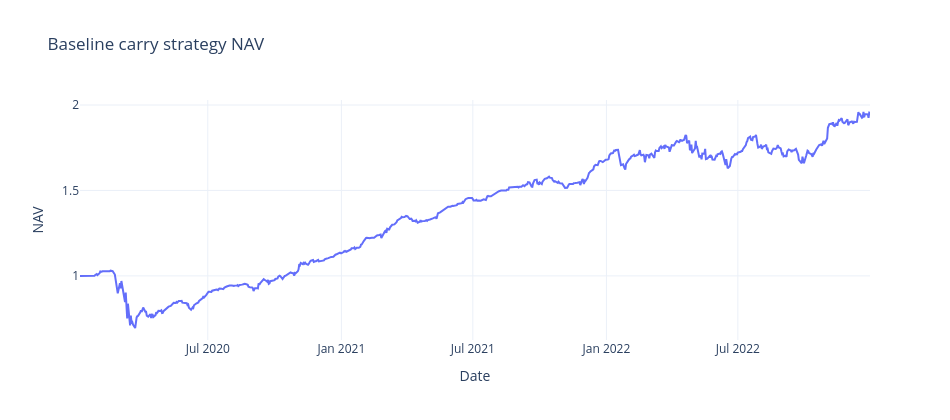

The notebook cell saved with this chart:
### Markdown cell above
## 2. Baseline Strategy

We first show that the carry strategy exists on its own before adding any volatility timing overlay.

### Code cell
def compute_performance_metrics(nav_df):
    returns = nav_df['NAV'].pct_change().dropna()
    annualized_return = returns.mean() * 252
    annualized_volatility = returns.std(ddof=1) * (252 ** 0.5)

    q = int(min(21, max(1, len(returns) // 10))) if len(returns) > 1 else 1
    rho_sum = 0.0
    for k in range(1, q + 1):
        rho_k = returns.autocorr(lag=k)
        if pd.notna(rho_k):
            rho_sum += (1 - k / (q + 1)) * rho_k
    lo_scale = (1 + 2 * rho_sum) ** 0.5 if (1 + 2 * rho_sum) > 0 else float('nan')
    daily_sharpe = returns.mean() / returns.std(ddof=1) if returns.std(ddof=1) != 0 else float('nan')
    sharpe = daily_sharpe * (252 ** 0.5) / lo_scale if pd.notna(lo_scale) and lo_scale != 0 else float('nan')

    cumulative_nav = (1 + returns).cumprod()
    drawdown = cumulative_nav / cumulative_nav.cummax() - 1
    max_drawdown = drawdown.min()
    calmar = annualized_return / abs(max_drawdown) if max_drawdown != 0 else float('inf')
    return pd.Series({
        'annualized_return': annualized_return,
        'annualized_volatility': annualized_volatility,
        'sharpe': sharpe,
        'max_drawdown': max_drawdown,
        'calmar': calmar,
        'nav_end': nav_df['NAV'].iloc[-1],
    })

baseline = BacktesterBidAskFromData(positions).compute_backtest()
fig = go.Figure()
fig.add_trace(go.Scatter(x=baseline.nav.index, y=baseline.nav['NAV'], mode='lines', name='Baseline NAV'))
fig.update_layout(template='plotly_white', height=420, width=950, title='Baseline carry strategy NAV')
fig.update_xaxes(title='Date')
fig.update_yaxes(title='NAV')
fig.show()

### Figure 1 — Plotly figure (JSON) as saved in the notebook; plotly's stock layout.template omitted (floating-point values rounded to 4 significant figures; data arrays with more than 128 entries replaced by an {"elided": "..."} marker saying what was removed)
{"data": [{"mode": "lines", "name": "Baseline NAV", "type": "scatter", "x": {"elided": "779 str values"}, "y": {"elided": "779 float values"}}], "layout": {"height": 420, "title": {"text": "Baseline carry strategy NAV"}, "width": 950, "xaxis": {"title": {"text": "Date"}}, "yaxis": {"title": {"text": "NAV"}}}}
